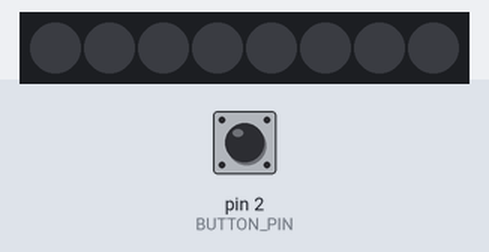
A sketch run on a simulated Arduino Uno, built with avr-gcc and run on an emulated ATmega328P. On the bench: 8 RGB LEDs in strip order, left to right. Inputs (shaded band) come from the test bench; at power-on: pin 2 (BUTTON_PIN) HIGH.

Above: at 1.2 s.
1.3 s: pin 2 (BUTTON_PIN) pulled LOW for 0.15 s
At 2.4 s:
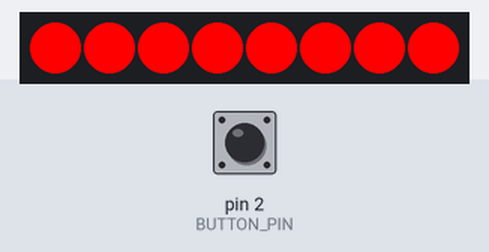
2.9 s: pin 2 (BUTTON_PIN) pulled LOW for 1 s
At 3.6 s:
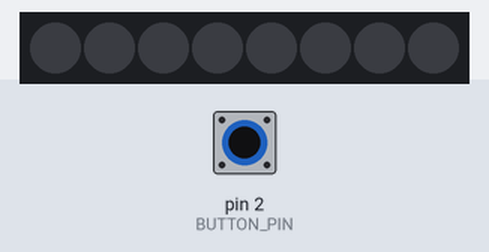
5.4 s: pin 2 (BUTTON_PIN) pulled LOW for 3.2 s
At 6.7 s:
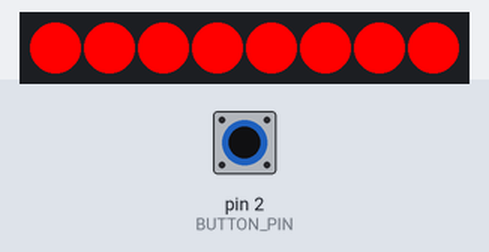
Timing chart, 0 to 8.4 s (numbered marks = the images above; inputs shaded):
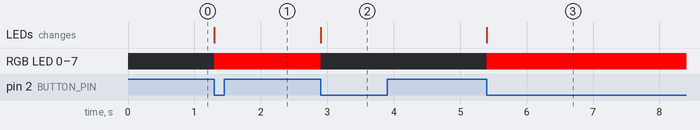

Measured:
- after the input at 1.3 s, RGB LED 0–7: off → RGB(255, 0, 0) at once; the LEDs: change at once (image 1)
- after the input at 2.9 s, RGB LED 0–7: RGB(255, 0, 0) → off at once; the LEDs: change at once (image 2)
- after the input at 5.4 s, RGB LED 0–7: off → RGB(255, 0, 0) at once; the LEDs: change at once (image 3)

The sketch:

led_on_off.ino
```cpp
#include <FastLED.h>

#define NUM_LEDS 8
#define DATA_PIN 12
#define BUTTON_PIN 2

bool led_an = false;         // sind die LEDs an?
bool button_war = HIGH;      // waren sie vor Knopfdruck an?

CRGB leds[NUM_LEDS];

void setup() {
  pinMode(BUTTON_PIN, INPUT_PULLUP);

  FastLED.addLeds<WS2812, DATA_PIN, GRB>(leds, NUM_LEDS);
  FastLED.clear();
  FastLED.show();

}

void loop() {
  bool button_ist = digitalRead(BUTTON_PIN);
  if (button_war == HIGH && button_ist == LOW) {
    led_an = !led_an;

    if (led_an) {
     turnOnLeds();
    } else {
     turnOffLeds();
    }
    delay(500);
  }
  button_war = button_ist;
}

void turnOnLeds() {
  for (int i = 0; i < NUM_LEDS; i++) {
    leds[i] = CRGB::Red;
  }
  FastLED.show();
}

void turnOffLeds() {
  FastLED.clear();
  FastLED.show();
}
```
